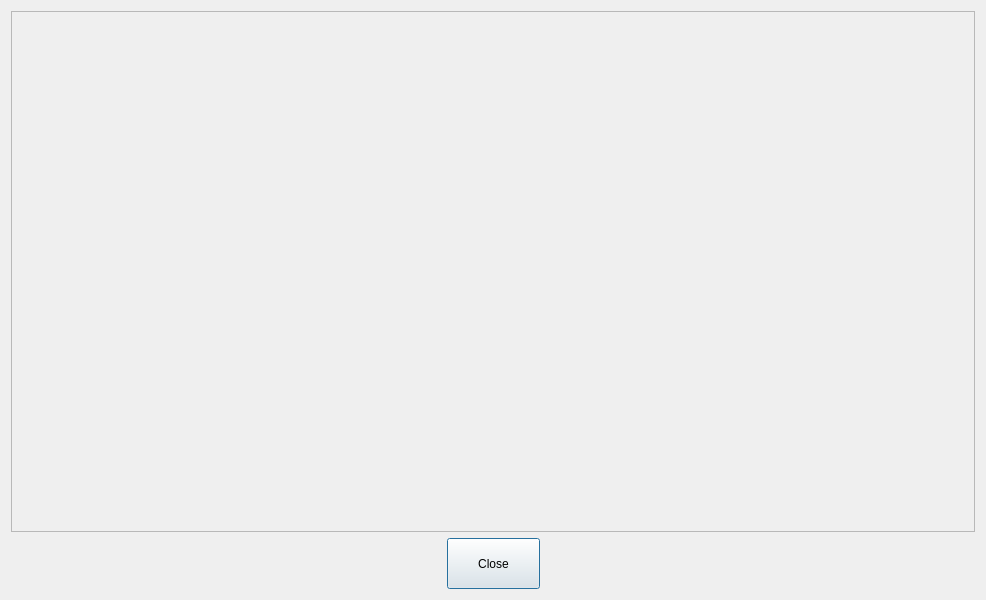
<?xml version="1.0" encoding="UTF-8"?>
<ui version="4.0">
 <class>Dialog</class>
 <widget class="QDialog" name="Dialog">
  <property name="geometry">
   <rect>
    <x>0</x>
    <y>0</y>
    <width>986</width>
    <height>600</height>
   </rect>
  </property>
  <property name="windowTitle">
   <string>Dialog</string>
  </property>
  <layout class="QGridLayout" name="gridLayout">
   <item row="0" column="0">
    <widget class="QFrame" name="frame">
     <property name="sizePolicy">
      <sizepolicy hsizetype="Expanding" vsizetype="Expanding">
       <horstretch>0</horstretch>
       <verstretch>0</verstretch>
      </sizepolicy>
     </property>
     <property name="frameShape">
      <enum>QFrame::StyledPanel</enum>
     </property>
     <property name="frameShadow">
      <enum>QFrame::Raised</enum>
     </property>
    </widget>
   </item>
   <item row="1" column="0">
    <layout class="QHBoxLayout" name="horizontalLayout">
     <property name="spacing">
      <number>0</number>
     </property>
     <property name="sizeConstraint">
      <enum>QLayout::SetFixedSize</enum>
     </property>
     <property name="leftMargin">
      <number>0</number>
     </property>
     <property name="topMargin">
      <number>0</number>
     </property>
     <item>
      <spacer name="horizontalSpacer">
       <property name="orientation">
        <enum>Qt::Horizontal</enum>
       </property>
       <property name="sizeHint" stdset="0">
        <size>
         <width>40</width>
         <height>20</height>
        </size>
       </property>
      </spacer>
     </item>
     <item>
      <widget class="QPushButton" name="btnClose">
       <property name="sizePolicy">
        <sizepolicy hsizetype="Fixed" vsizetype="Fixed">
         <horstretch>0</horstretch>
         <verstretch>0</verstretch>
        </sizepolicy>
       </property>
       <property name="minimumSize">
        <size>
         <width>93</width>
         <height>51</height>
        </size>
       </property>
       <property name="maximumSize">
        <size>
         <width>93</width>
         <height>51</height>
        </size>
       </property>
       <property name="text">
        <string>Close</string>
       </property>
      </widget>
     </item>
     <item>
      <spacer name="horizontalSpacer_2">
       <property name="orientation">
        <enum>Qt::Horizontal</enum>
       </property>
       <property name="sizeHint" stdset="0">
        <size>
         <width>40</width>
         <height>20</height>
        </size>
       </property>
      </spacer>
     </item>
    </layout>
   </item>
  </layout>
 </widget>
 <resources/>
 <connections/>
</ui>
